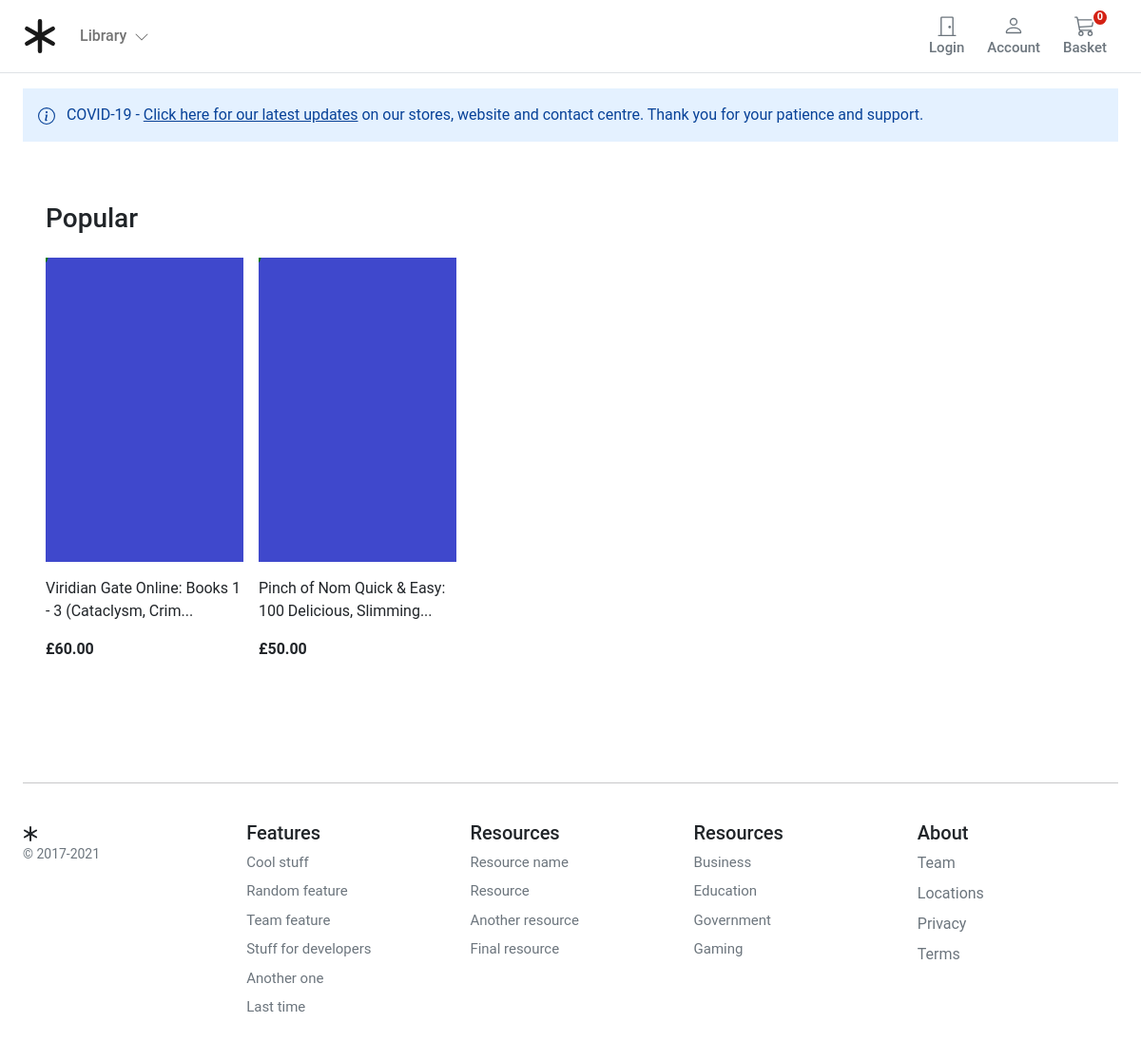
The page / on the database its author committed.
### store/models.py (models this page shows, shortened)
class Product(models.Model):
    category = models.ForeignKey(Category, related_name='product', on_delete=models.CASCADE)
    created_by = models.ForeignKey(settings.AUTH_USER_MODEL, on_delete=models.CASCADE, related_name='product_creator')
    title = models.CharField(max_length=255)
    author = models.CharField(max_length=255, default='admin')
    description = models.TextField(blank=True)
    image = models.ImageField(upload_to='images/', default='images/default.png')
    slug = models.SlugField(max_length=255)
    price = models.DecimalField(max_digits=4, decimal_places=2)
    in_stock = models.BooleanField(default=True)
    is_active = models.BooleanField(default=True)
    created = models.DateTimeField(auto_now_add=True)
    updated = models.DateTimeField(auto_now=True)
    objects = models.Manager()
    products = ProductManager()
    class Meta:
        verbose_name_plural = 'Products'
        ordering = ('-created',)
    def get_absolute_url(self):
        return reverse('store:product_detail', args=[self.slug])

### store/views.py (the view)
# urls.py: path('', views.product_all, name='product_all'),
def product_all(request):
    products = Product.products.all()
    return render(request, 'store/home.html', {'products': products})

### basket/basket.py (called while the page is built)
    def __len__(self):
        return sum(item['qty'] for item in self.basket.values())

### basket/context_processors.py (called while the page is built)
def basket(request):
    return {'basket': Basket(request)}

### store/context_processors.py (called while the page is built)
def categories(request):
    return {
        'categories': Category.objects.all()
    }

### store/models.py (called while the page is built)
    def get_queryset(self):
        return super(ProductManager, self).get_queryset().filter(is_active=True)

    def get_absolute_url(self):
        return reverse('store:category_list', args=[self.slug])

### templates/store/home.html (shortened to what this page needs)
{% extends "./base.html" %}
{% load static %}
{% block content %}
<main>
  <div class="container">
    <div class="alert alert-primary fw600 rounded-0 border-0 py-3" role="alert">
      COVID-19 - <u>Click here for our latest updates</u> on our stores, website and contact centre. Thank you for
      your patience and support.
    </div>
    <div class="container">
      <div class="row">
        <div class="album py-5">
          <div class="pb-3">
            <h1 class="h3">Popular</h1>
          </div>
          <div class="row row-cols-1 row-cols-sm-2 row-cols-md-5 g-3">
            {% for product in products %}
            <div class="col">
              <div class="card border-0">
                <img class="img-fluid" alt="Responsive image" src="{{ product.image.url }}">
                <div class="card-body px-0">
                  <p class="card-text">
                    <a class="text-dark text-decoration-none"
                      href="{{ product.get_absolute_url }}">{{ product.title|slice:":50" }}...</a>
                  </p>
                  <div class="fw-bold">£{{product.price}}</div>
                </div>
              </div>
            </div>
            {% endfor %}
          </div>
        </div>
      </div>
    </div>
</main>
{% endblock %}

### static/core/css/base.css (style rules this page uses)
@media (min-width: 1000px) { .container { max-width: 1000px; } }
@media (max-width: 1200px) { .container { max-width: 100%; padding:0 24px; } }
.alert-primary { background-color: #E4F1FF; }
html, body, p, div { letter-spacing: -0.02px; font-family: 'Roboto', sans-serif; }

### rows shown on the page
Product: image (placeholder picture), title "Viridian Gate Online: Books 1 - 3 (Cataclysm, Crim", price "60.00"
Product: image (placeholder picture), title "Pinch of Nom Quick & Easy: 100 Delicious, Slimming", price "50.00"
